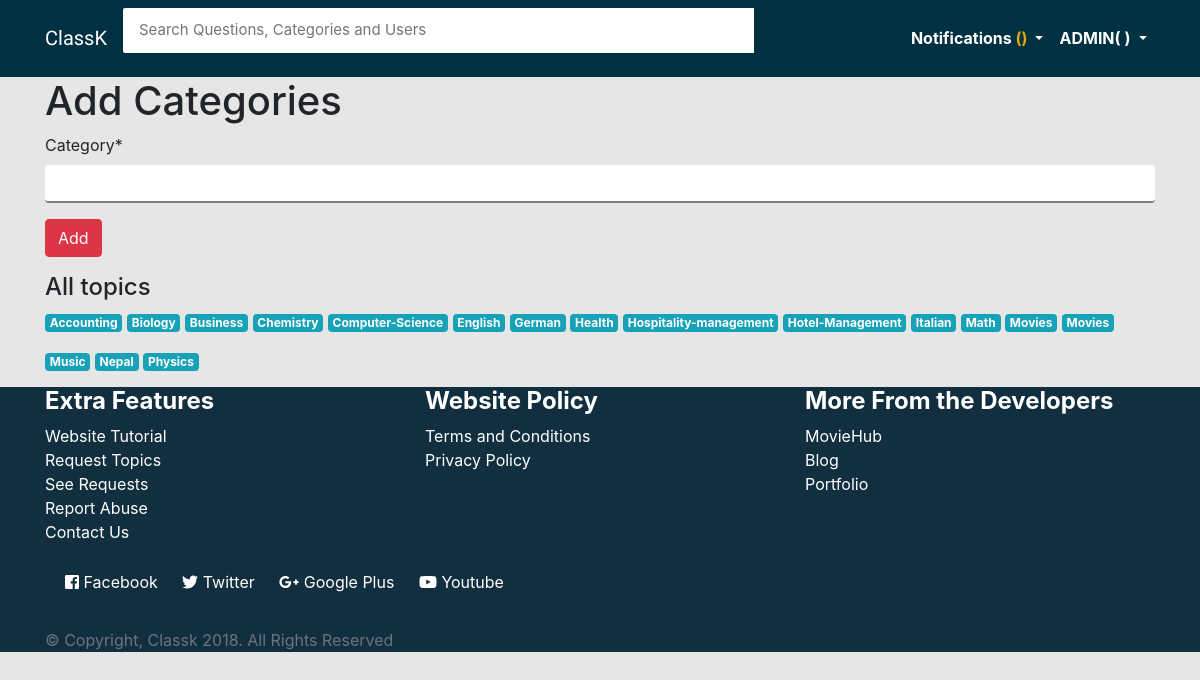
The app's page /add-category/ (signed in), older data.
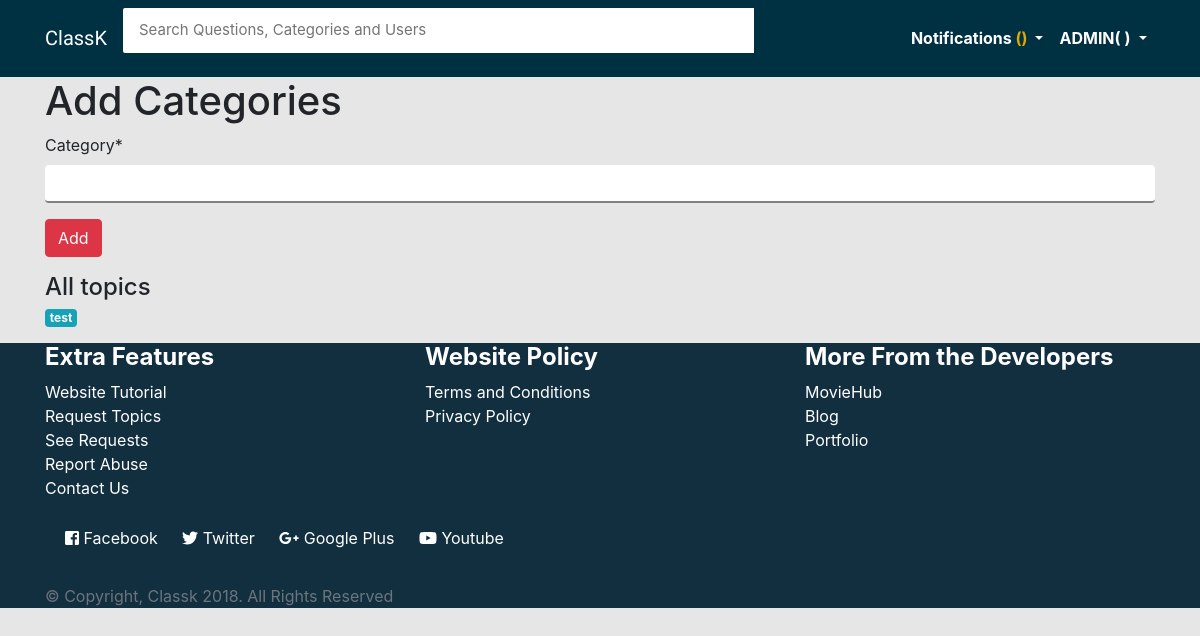
The same page, newer data.
### main/models.py (models this page shows, shortened)
class Category(models.Model):
    category = models.CharField(max_length=50)

### main/views.py (the view)
# urls.py: url(r'^add-category/$', views.add_categorys, name='add-category'),
def add_categorys(request):
    if request.user.is_superuser:
        topics = Category.objects.all().order_by("category")
        message = "Category already exists."
        if request.method == 'POST':
            form = CategoryForm(request.POST or None)
            if form.is_valid():
                topic = form.save(commit=False)
                if Category.objects.filter(category=topic).exists():
                    return message
                else:
                    topic.category = topic.category.replace(" ", "-")
                    topic.save()
                return redirect('main:add-category')
        else:
            form = CategoryForm(request.POST or None)
        return render(request, 'main/add-category.html', {'form':form, 'topics':topics, 'message':message})
    else:
        return redirect("main:home")

### main/forms.py
class CategoryForm(forms.ModelForm):
    class Meta:
        model = Category
        fields = ('category',)

### main/templates/main/add-category.html (shortened to what this page needs)
{% extends 'main/base.html' %}
{% load crispy_forms_tags %}
{% block content %}
<div class="container">
    <h1>Add Categories</h1>
    <form action="" method="post" enctype="multipart/form-data">
        {{form | crispy}}
        <input type="submit" class="btn btn-md btn-danger" value="Add">
    </form>
    <h4>All topics</h4>
    {% for t in topics %}
    <p class="badge badge-info">{{ t.category }}</p>
    {% endfor %}
</div>
{% endblock %}

Row changes from the older to the newer data that the page shows:
removed Category: category "Accounting"
removed Category: category "Biology"
removed Category: category "Business"
removed Category: category "Chemistry"
removed Category: category "Computer-Science"
removed Category: category "English"
removed Category: category "German"
removed Category: category "Health"
removed Category: category "Hospitality-management"
removed Category: category "Hotel-Management"
removed Category: category "Italian"
removed Category: category "Math"
removed Category: category "Movies"
removed Category: category "Movies"
removed Category: category "Music"
removed Category: category "Nepal"
removed Category: category "Physics"
added Category: category "test"
